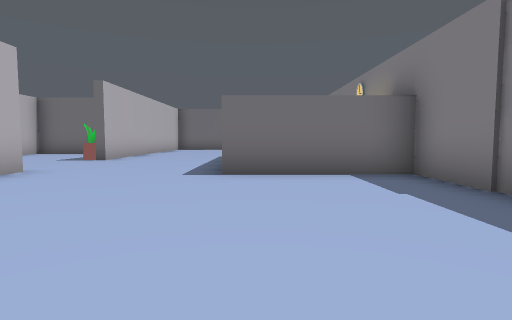
View 1 (above)

18 first-person views from a walk through a scene from a Unity 3-D project. The camera is 1.2 m above the floor, tilts 4° down and sees 80° across. The floor is counted in squares, 2 m on a side. Each view is taken from the middle of a square. On the plan, view 1 faces up. The plan holds only what a view shows up to about 9 squares ahead; the rest is blank. The place goes on beyond the plan. The player is left out. Some animated figures are left out.

View 2
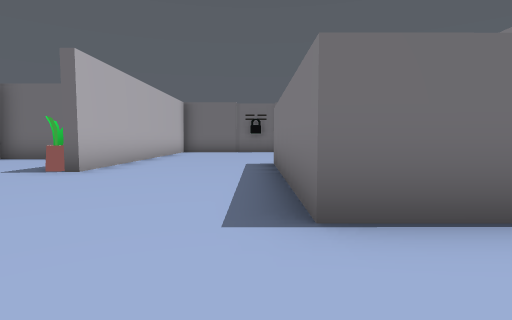

View 3
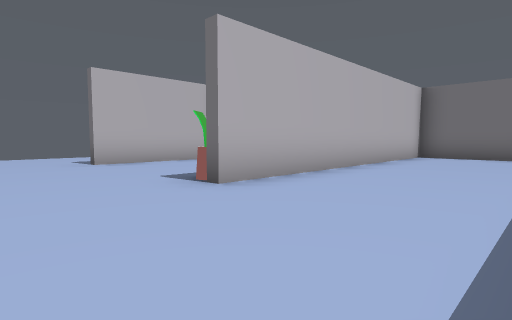

View 4
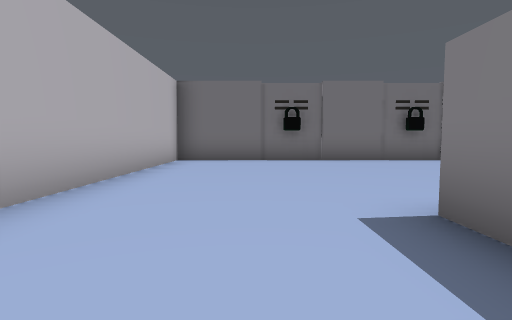

View 5
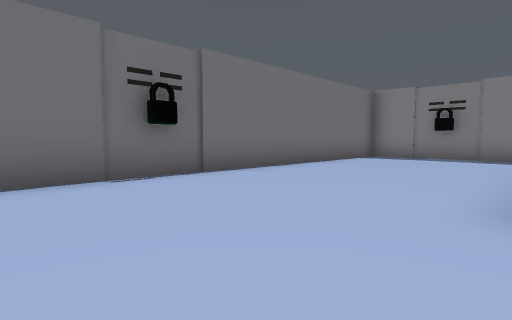

View 6
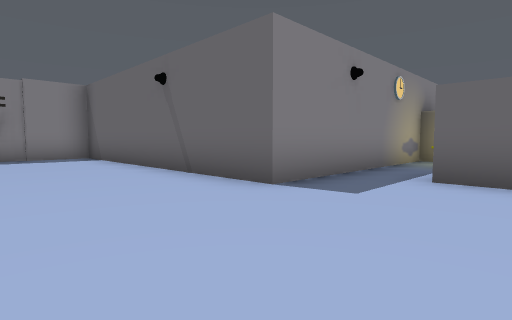

View 7
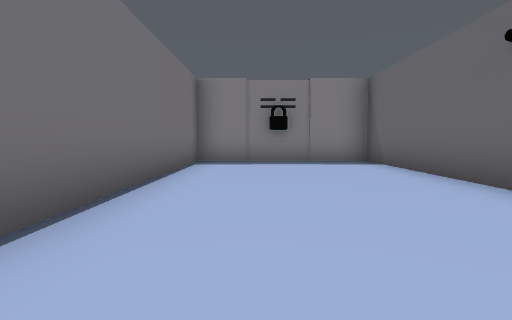

View 8
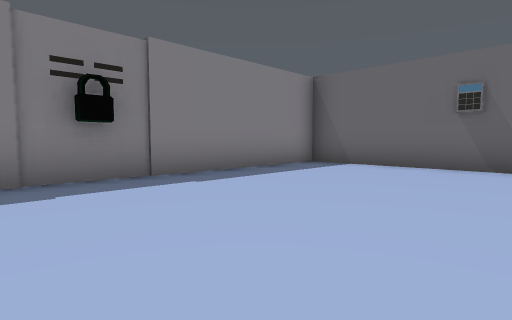

View 9
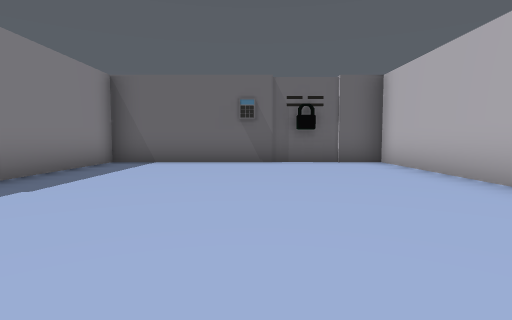

View 10
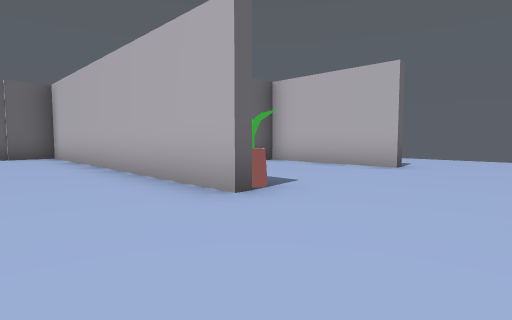

View 11
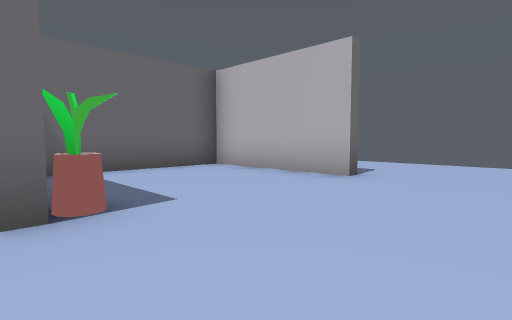

View 12
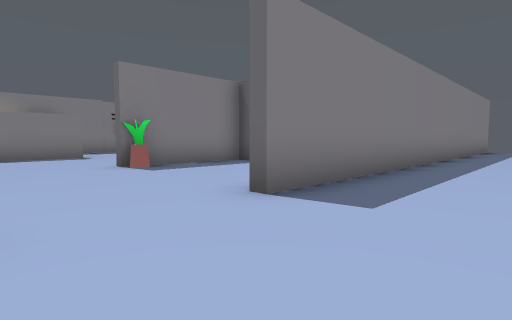

View 13
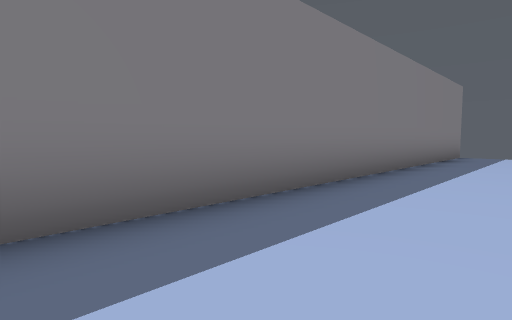

View 14
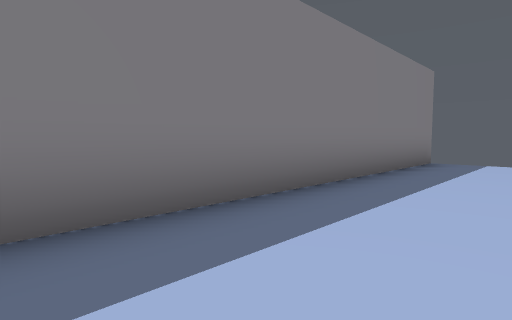

View 15
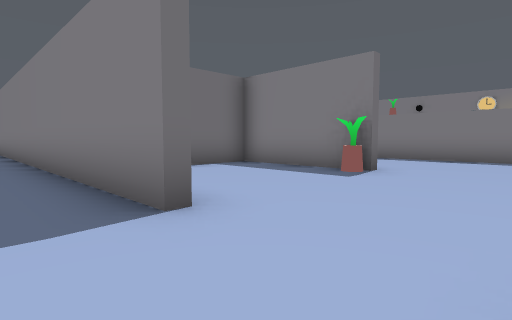

View 16
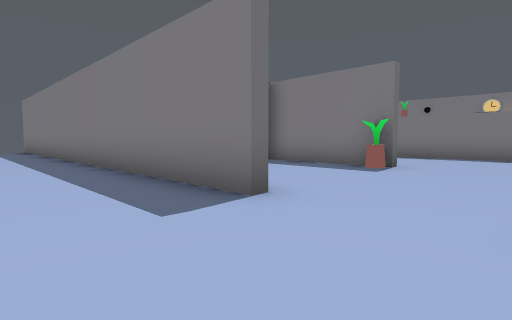

View 17
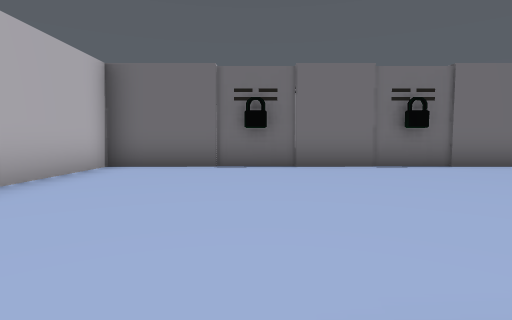

View 18
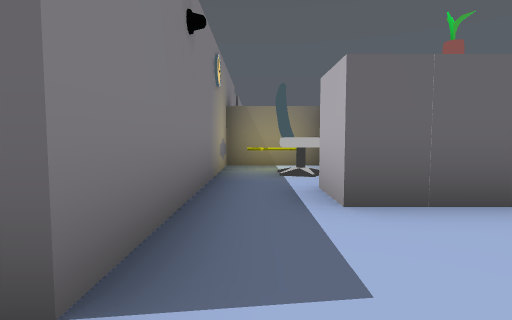

### Floor plan
Points are (right, up) in squares from view 1. A wall is a line through its corners. A room is listed if a view was taken in it or the views show most of it. See-through windows are left out.
Room 1 (views 1, 2, 3, 4, 5, 6, 7, 8, 9, 10, 11, 12, 13, 14, 15, 16, 17, 18)
walls: (-0.2, 10.4) (0.5, 10.4); (0.5, 5.1) (-0.6, 5.1) (-0.6, 10.4); (-4.5, 8.4) (-4.5, 12) (-8.5, 12) (-8.5, 8.2); (-4.2, 5.5) (-4.2, -2.8) (-3, -2.8); (2.7, 3.4) (2.7, 12) (10.2, 12) (10.2, 13.4); (-8.5, 5.6) (-8.5, 2.2) (-4.5, 2.2) (-4.5, 5.5); (-1.8, 16.6) (-4.2, 16.6) (-4.2, 8.4); (1.5, 16.6) (-0.2, 16.6); (-1.5, -2.8) (2.7, -2.8) (2.7, 1.6); (10.2, 15.2) (10.2, 16.6) (3.4, 16.6); (-8.8, -8.2) (-8.8, 5.6)
ways out: opening at (-10.5, 8)
objects: other object (-5, 5); other object (-5, 9); other object (-1, 17); other object (1, 6) to (2, 6); other object (1, 8); other object (1, 10); other object (2, 7); other object (2, 17) to (3, 17); other object (10, 14) to (11, 14)

Where each view was taken, in squares from view 1:
view 1: 0 up, 0 right, facing up
view 2: 3 up, 1 left, facing up
view 3: 6 up, 1 left, facing up-left
view 4: 8 up, 2 left, facing up
view 5: 12 up, 0 right, facing up-right
view 6: 15 up, 0 right, facing down-right
view 7: 15 up, 2 right, facing right
view 8: 4 up, 2 left, facing down-right
view 9: 5 up, 1 left, facing down
view 10: 8 up, 2 left, facing down-left
view 11: 8 up, 4 left, facing down-left
view 12: 8 up, 11 left, facing down-right
view 13: 3 up, 11 left, facing down-right
view 14: 0 up, 11 left, facing down-right
view 15: 6 up, 10 left, facing up-right
view 16: 6 up, 11 left, facing up-right
view 17: 10 up, 1 left, facing up
view 18: 13 up, 2 right, facing down
